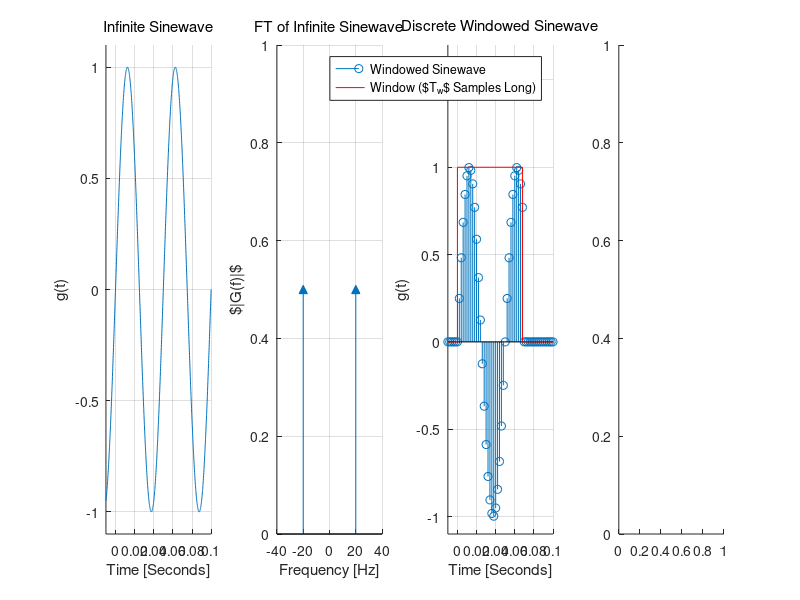

Source code (MATLAB): (Note: this script raises an error after producing the figure.)
clc;clear;clf
%% FT
f=20;                       % frequency in Hz
t=[-0.01:0.0001:0.1];       % time vector
gt=sin(t*2*pi*f);           % sinewave


figure(1); clf; subplot(1,4,1)
plot(t, gt)
xlabel('Time [Seconds]')
ylabel('g(t)')
title('Infinite Sinewave', 'fontWeight', 'normal')
xlim([-0.01, 0.1]); ylim([-1.1, 1.1]); box off; grid on;

subplot(1,4,2); hold on
stem([-20, 20], [0.5, 0.5], '^', 'filled')
xlim([-40, 40]); ylim([0, 1])
hold off

xlabel('Frequency [Hz]')
ylabel('$|G(f)|$')
title('FT of Infinite Sinewave', 'fontWeight', 'normal')
box off; grid on;


%% DTFT
f=20;                       % frequency in Hz
fs=500;                     % sample frequency
t=[-0.01:1/fs:0.1];         % time vector
gt=sin(t*2*pi*f);           % sinewave
windowed=[zeros(1,5), gt(6:40), zeros(1,16)];

subplot(1,4,3); hold on
stem(t, windowed)
plot([0,0], [0,1], 'color', 'r')
plot([0.068,0.068], [0,1], 'color', 'r')
plot([0,0.068], [1,1], 'color', 'r')
plot([0.068, 0.1], [0,0], 'color', 'r')
plot([-0.1, 0], [0,0], 'color', 'r')
hold off

legend('Windowed Sinewave', 'Window ($T_w$ Samples Long)', 'location', 'best')
xlabel('Time [Seconds]')
ylabel('g(t)')
title('Discrete Windowed Sinewave', 'fontWeight', 'normal')
xlim([-0.01, 0.1]); ylim([-1.1, 1.7]); box off; grid on;

L=4096;
subplot(1,4,4);
plot(x_axis(L, fs/2), fftshift(abs(fft(gt(6:40), L))))
xlim([-fs/2, fs/2]); ylim([0, 20])
box off; grid on

xlabel('Frequency [Hz]')
ylabel('$|G(f)|$')
title('DTFT of Windowed Sinewave', 'fontWeight', 'normal')

